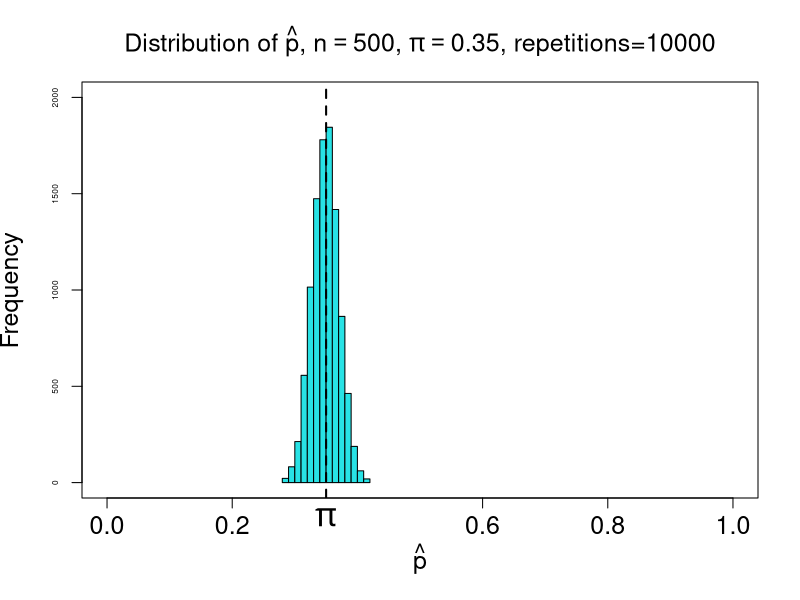

Write the R code that produced this figure.
## Simulate 10,000 estimates - FRA SLIDES
phat <- rbinom(n=10000,size=500,prob=0.35)/500

## Save directly to pdf
pdf("hist500.pdf") 

## Histogram with custom axes and annotations
hist(phat, col=5, axes=FALSE,
  xlim=c(0,1),ylim=c(0,2000),prob=FALSE,
  xlab = expression(hat(p)), ylab="Frequency",
  main=expression(paste(
  "Distribution of ", hat(p), ", ",n==500,", ",
  pi==0.35,", repetitions=10000")),
  cex.lab=1.5, cex.main=1.5)
box()
axis(2,cex.axis=.5)
axis(1,at=c(0,0.2,0.6,0.8,1),cex.axis=1.5)
abline(v=0.35,lty=2,lwd=2)
text(0.35,-180,expression(pi),cex=2,xpd=NA)
dev.off()
